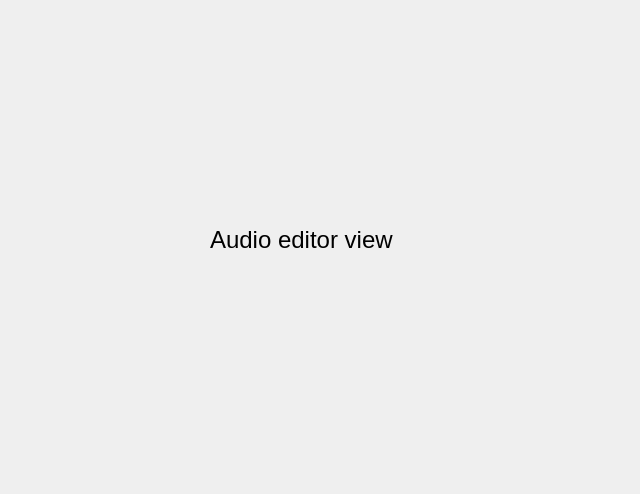
<?xml version="1.0" encoding="UTF-8"?>
<ui version="4.0">
 <class>Form</class>
 <widget class="QWidget" name="Form">
  <property name="geometry">
   <rect>
    <x>0</x>
    <y>0</y>
    <width>640</width>
    <height>494</height>
   </rect>
  </property>
  <property name="windowTitle">
   <string>Form</string>
  </property>
  <widget class="QLabel" name="label">
   <property name="geometry">
    <rect>
     <x>210</x>
     <y>150</y>
     <width>291</width>
     <height>181</height>
    </rect>
   </property>
   <property name="text">
    <string>&lt;html&gt;&lt;head/&gt;&lt;body&gt;&lt;p&gt;&lt;span style=&quot; font-size:18pt;&quot;&gt;Audio editor view&lt;/span&gt;&lt;/p&gt;&lt;/body&gt;&lt;/html&gt;</string>
   </property>
  </widget>
 </widget>
 <resources/>
 <connections/>
</ui>
